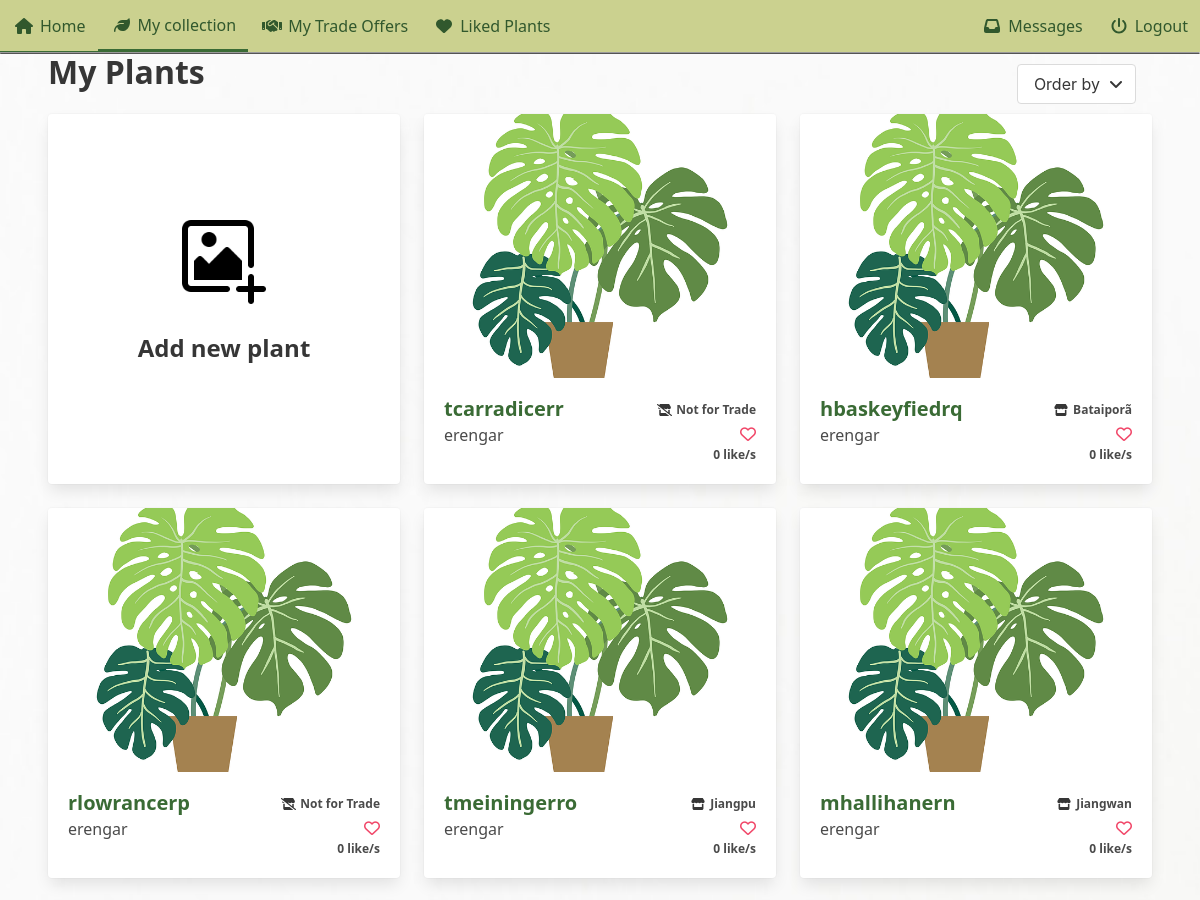
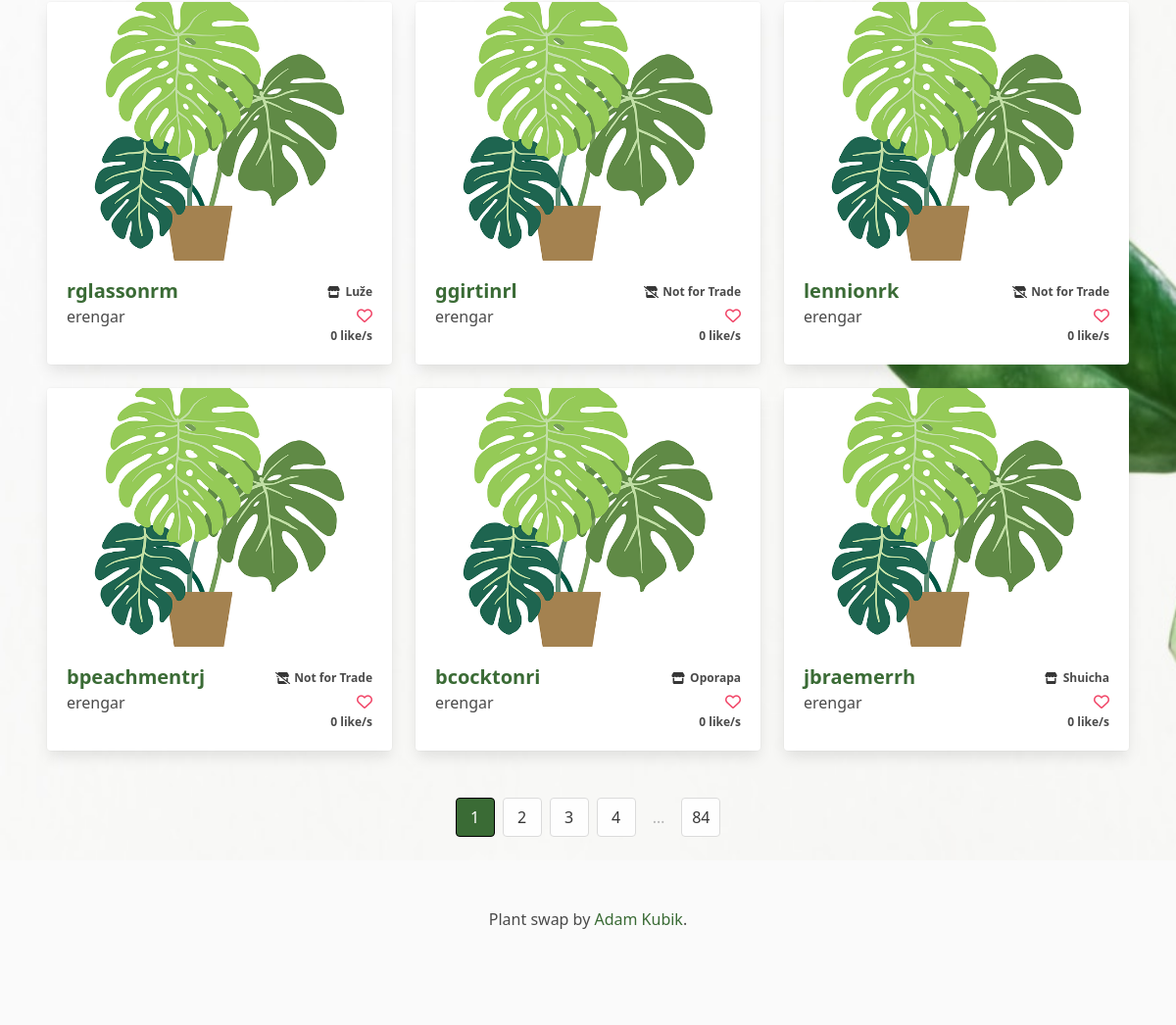
Page /my-collection/ (signed in) on the committed database (2 pictures, top to bottom).
### plant_collection/models.py (models this page shows, shortened)
class Plant(models.Model):
    nick_name = models.CharField(
        max_length=64, validators=[MinLengthValidator(3)], unique=True
    )
    created = models.DateTimeField(auto_now_add=True, null=True, blank=True)
    updated = models.DateTimeField(auto_now=True, null=True, blank=True)
    species = models.ForeignKey(
        Species, on_delete=models.SET_NULL, blank=True, null=True, related_name="plants"
    )
    owner = models.ForeignKey(
        settings.AUTH_USER_MODEL, on_delete=models.CASCADE, related_name="plants"
    )
    slug = models.SlugField(default="bugged-plant")
    for_trade = models.BooleanField(default=False)
    likes = models.ManyToManyField(User, related_name="liked")
    location = models.CharField(max_length=24, blank=True, null=True, default=None, help_text="City, State")
    content = models.TextField(blank=True, null=True, default=None)
    def number_of_likes(self):
        return self.likes.count()

### plant_collection/views.py (the view)
# urls.py: path('my-collection/', views.personal_collection.as_view(), name='personal_collection'),
class personal_collection(LoginRequiredMixin, generic.View):
    template_name = "plant_collection/collection.html"
    def get(self, request, pagination=1, order='-updated'):
        context = {}
        context["pages"] = range(1, (Plant.objects.filter(owner=request.user).count() + 1) // 12 + 2)
        context["current_page"] = pagination
        context['order'] = order
        if pagination == 1:
            context["plants"] = Plant.objects.filter(owner=request.user).order_by(order)[
                (context["current_page"] - 1) * 11 : context["current_page"] * 11
                ]
        else:
            context["plants"] = Plant.objects.filter(owner=request.user).order_by(order)[
                (context["current_page"] - 1) * 12 -1: context["current_page"] * 12 -1
                ]
        return render(request, self.template_name, context)

### plant_collection/templates/plant_collection/collection.html (shortened to what this page needs)
{% extends 'base.html' %}
{% load static %}
{% block header %}
<link rel="stylesheet" href="{% static 'plant_collection/css/no_padding_section.css' %}">
<link rel="stylesheet" href="{% static 'plant_collection/css/like_animation.css' %}">
<link rel="stylesheet" href="{% static 'plant_collection/css/collection.css' %}">
<link rel="stylesheet" href="{% static 'plant_collection/css/pagination.css' %}">
{% endblock %}
{% block content %}
<section class='section pt-0'>
    <div style='display:flex; gap:1vw; align-items:center; justify-content:space-between'>
        <h1 class='title'>My Plants</h1>
        {% include "plant_collection/assets/ordering_dropdown_collection.html" %}
    </div>
    {% include "plant_collection/assets/plants_gallery.html" %}
</section>
{% include "plant_collection/assets/collection_pagination.html" %}
{% endblock %}

### plant_collection/templates/plant_collection/assets/plants_gallery.html (shortened to what this page needs)
{% load cache %}
{% load static %}
<div class='columns is-multiline'>
    {% if 'my-collection' in request.path and current_page == 1 %}
    <div class='column is-4-desktop is-full-mobile is-3-widescreen is-6-tablet' style='min-height:40vh'>
        <a href="{% url 'plant_collection:add_plant' %}">
            <div class='card hover is-flex' style='height:100%'>
                <div style='margin:auto'>
                    <div class='card-image add-plant-center'>
                        <figure class='image is-96x96' style='margin:auto'>
                            <img src="{% static 'plant_collection/add-image.png' %}" alt="Add a new plant">
                        </figure>
                        <div class='card-content'>
                            <div class='title is-4'>
                                Add new plant
                            </div>
                        </div>
                    </div>
                </div>
            </div>
        </a>
    </div>
    {% endif %}
    {% if plants %}
    {% for plant in plants %}
    <div class='column is-4-desktop is-full-mobile is-3-widescreen is-6-tablet'>
        <div class='card hover'>
            {% if plant.picture.all %}
            <div class='card-image'>
                <figure class='image is-4by3'>
                    <a href="{% url 'plant_collection:plant_view' slug=plant.slug %}">
                        {% if plant.thumbnail %}
                        <img src="{{ plant.thumbnail.image.image.url }}" alt="Picture of a plant" loading='lazy' class="cover">
                        {% else %}
                        <img src="{{ plant.picture.all.0.image.url }}" alt="Picture of a plant" loading='lazy' class="cover">
                        {% endif %}
                    </a>
                </figure>
            </div>
            {% else %}
            <div class='card-image'>
                <figure class='image is-4by3'>
                    <a href="{% url 'plant_collection:plant_view' slug=plant.slug %}">
                        <img src="{% static 'plant_collection/placeholder-plant.png' %}" alt="Picture of a plant" loading='lazy' class="cover">
                    </a>
                </figure>
            </div>
            {% endif %}
            <div class='card-content columns is-mobile' style='margin:0; padding:0.5rem;'>
                <div class='column is-6'>
                    <div class='title is-size-4-widescreen is-size-4-touch is-size-5-desktop'>
                        <a href="{% url 'plant_collection:plant_view' slug=plant.slug %}">{{plant.nick_name}}</a>
                    </div>
                    <div class='subtitle is-size-6-widescreen is-size-6-touch is-size-6-desktop'>
                        {% if user == plant.owner or not user.is_authenticated %}
                        <span>{{plant.owner}}</span>
                        {% else %}
                        <span class='icon-text'>
                            <span>{{plant.owner}}</span>
                            <a href="{% url 'accounts:write_message' name=plant.owner %}" class="icon"><img src="{% static 'plant_collection/icons/envelope.svg' %}"></a>
                        </span>
                        {% endif %}
                    </div>
                </div>
                <div class='column is-6'>
                    <div class='has-text-right'>
                        {% if plant.for_trade %}
                        <span class='icon-text has-text-weight-semibold is-size-7-desktop is-size-7-touch'>
                            <span class='icon'>
                                <img src="{% static 'plant_collection/icons/trade.svg' %}">
                            </span>
                            {% if plant.location %}
                            {{plant.location}}
                            {% else %}
                            For Trade
                            {% endif %}
                        </span>
                        {% else %}
                        <span class='icon-text has-text-weight-semibold is-size-7-desktop is-size-7-touch'>
                            <span class='icon'>
                                <img src="{% static 'plant_collection/icons/no_trade.svg' %}">
                            </span>
                            Not for Trade
                        </span>
                        {% endif %}
                    </div>
                    <div class='has-text-right'>
                        {% if not user in plant.likes.all %}
                        <div>
                            <a class='heart' role='button' tabindex=0 data-plant='{{ plant.id }}' data-user='{{ user }}'><i class="fa-regular fa-heart has-text-danger"></i></a>
                        </div>
                        {% elif user in plant.likes.all %}
                        <div>
                            <a class='heart' role='button' tabindex=0 data-plant='{{ plant.id }}' data-user='{{ user }}'><i class="fa-solid fa-heart has-text-danger"></i></a>
                        </div>
                        {% endif %}
                        <div class='number_likes is-size-7 has-text-weight-bold' data-plant='{{ plant.id }}'>
                            {{ plant.number_of_likes }} like/s
                        </div>
                    </div>
                </div>
            </div>
        </div>
    </div>
    {% empty %}
    <div class='column is-3-desktop is-full-mobile'>
        No plants :(
    </div>
    {% endfor %}
    {% endif %}
</div>

### plant_collection/static/plant_collection/css/coloring.css (style rules this page uses)
a { color: #3A6B35 ; }

### plant_collection/static/plant_collection/css/more_base.css (style rules this page uses)
body { font-family: Calibri, Candara, Segoe, Segoe UI, Optima, Arial, sans-serif; }
html { scrollbar-width: thin; scrollbar-color: #4A4A4A #EDEDED; }

### plant_collection/static/plant_collection/css/object_fit.css (style rules this page uses)
.cover { object-fit: cover; }

### rows in the picture
Plant: nick_name "tcarradicerr", owner "erengar", for_trade False (drawn), number_of_likes "0"
Plant: nick_name "hbaskeyfiedrq", owner "erengar", for_trade True (drawn), location "Bataiporã", number_of_likes "0"
Plant: nick_name "rlowrancerp", owner "erengar", for_trade False (drawn), number_of_likes "0"
Plant: nick_name "tmeiningerro", owner "erengar", for_trade True (drawn), location "Jiangpu", number_of_likes "0"
Plant: nick_name "mhallihanern", owner "erengar", for_trade True (drawn), location "Jiangwan", number_of_likes "0"
Plant: nick_name "rglassonrm", owner "erengar", for_trade True (drawn), location "Luže", number_of_likes "0"
Plant: nick_name "ggirtinrl", owner "erengar", for_trade False (drawn), number_of_likes "0"
Plant: nick_name "lennionrk", owner "erengar", for_trade False (drawn), number_of_likes "0"
Plant: nick_name "bpeachmentrj", owner "erengar", for_trade False (drawn), number_of_likes "0"
Plant: nick_name "bcocktonri", owner "erengar", for_trade True (drawn), location "Oporapa", number_of_likes "0"
Plant: nick_name "jbraemerrh", owner "erengar", for_trade True (drawn), location "Shuicha", number_of_likes "0"

### other values in the picture
{{ page }} "1"
{{ page }} "2" "3" "4"
{{ pages|last }} "84"
